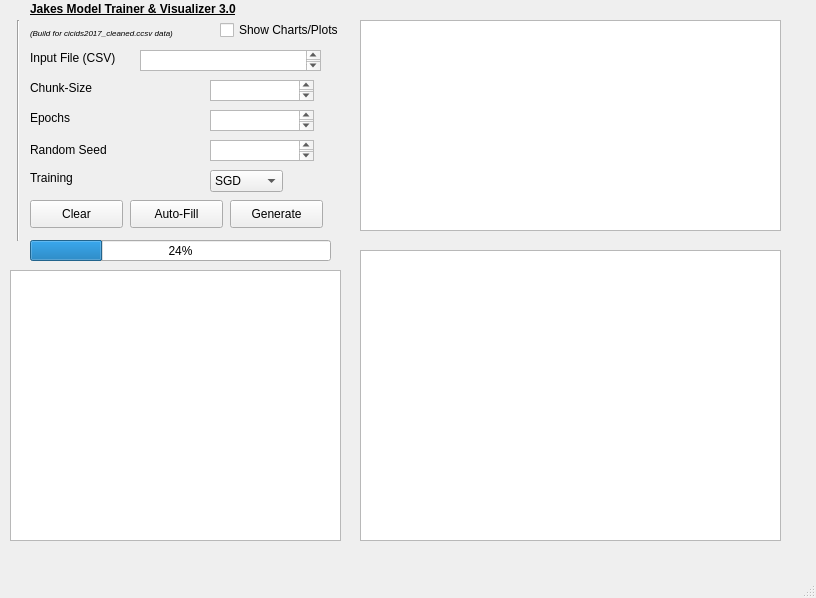
<?xml version="1.0" encoding="UTF-8"?>
<ui version="4.0">
 <class>MainWindow</class>
 <widget class="QMainWindow" name="MainWindow">
  <property name="geometry">
   <rect>
    <x>0</x>
    <y>0</y>
    <width>816</width>
    <height>598</height>
   </rect>
  </property>
  <property name="windowTitle">
   <string>MainWindow</string>
  </property>
  <widget class="QWidget" name="centralwidget">
   <widget class="QPlainTextEdit" name="user_file_input">
    <property name="geometry">
     <rect>
      <x>140</x>
      <y>50</y>
      <width>181</width>
      <height>21</height>
     </rect>
    </property>
   </widget>
   <widget class="QComboBox" name="user_training">
    <property name="geometry">
     <rect>
      <x>210</x>
      <y>170</y>
      <width>73</width>
      <height>22</height>
     </rect>
    </property>
    <item>
     <property name="text">
      <string>SGD</string>
     </property>
    </item>
   </widget>
   <widget class="QPlainTextEdit" name="user_chunks_input">
    <property name="geometry">
     <rect>
      <x>210</x>
      <y>80</y>
      <width>104</width>
      <height>21</height>
     </rect>
    </property>
   </widget>
   <widget class="QPlainTextEdit" name="user_enochs_input">
    <property name="geometry">
     <rect>
      <x>210</x>
      <y>110</y>
      <width>104</width>
      <height>21</height>
     </rect>
    </property>
   </widget>
   <widget class="QPlainTextEdit" name="user_randomseed_input">
    <property name="geometry">
     <rect>
      <x>210</x>
      <y>140</y>
      <width>104</width>
      <height>21</height>
     </rect>
    </property>
   </widget>
   <widget class="QLabel" name="label">
    <property name="geometry">
     <rect>
      <x>30</x>
      <y>50</y>
      <width>91</width>
      <height>16</height>
     </rect>
    </property>
    <property name="text">
     <string>Input File (CSV)</string>
    </property>
   </widget>
   <widget class="QLabel" name="label_3">
    <property name="geometry">
     <rect>
      <x>30</x>
      <y>80</y>
      <width>101</width>
      <height>16</height>
     </rect>
    </property>
    <property name="text">
     <string>Chunk-Size</string>
    </property>
   </widget>
   <widget class="QLabel" name="label_4">
    <property name="geometry">
     <rect>
      <x>30</x>
      <y>110</y>
      <width>55</width>
      <height>16</height>
     </rect>
    </property>
    <property name="text">
     <string>Epochs</string>
    </property>
   </widget>
   <widget class="QLabel" name="label_5">
    <property name="geometry">
     <rect>
      <x>30</x>
      <y>140</y>
      <width>101</width>
      <height>20</height>
     </rect>
    </property>
    <property name="text">
     <string>Random Seed</string>
    </property>
   </widget>
   <widget class="QLabel" name="label_6">
    <property name="geometry">
     <rect>
      <x>30</x>
      <y>170</y>
      <width>55</width>
      <height>16</height>
     </rect>
    </property>
    <property name="text">
     <string>Training</string>
    </property>
   </widget>
   <widget class="QPushButton" name="generate_button">
    <property name="geometry">
     <rect>
      <x>230</x>
      <y>200</y>
      <width>93</width>
      <height>28</height>
     </rect>
    </property>
    <property name="text">
     <string>Generate</string>
    </property>
   </widget>
   <widget class="QGraphicsView" name="graphics_window">
    <property name="geometry">
     <rect>
      <x>360</x>
      <y>250</y>
      <width>421</width>
      <height>291</height>
     </rect>
    </property>
   </widget>
   <widget class="QTextBrowser" name="event_view_window">
    <property name="geometry">
     <rect>
      <x>360</x>
      <y>20</y>
      <width>421</width>
      <height>211</height>
     </rect>
    </property>
   </widget>
   <widget class="QTextBrowser" name="results_window">
    <property name="geometry">
     <rect>
      <x>10</x>
      <y>270</y>
      <width>331</width>
      <height>271</height>
     </rect>
    </property>
   </widget>
   <widget class="QPushButton" name="autofill_button">
    <property name="geometry">
     <rect>
      <x>130</x>
      <y>200</y>
      <width>93</width>
      <height>28</height>
     </rect>
    </property>
    <property name="text">
     <string>Auto-Fill</string>
    </property>
   </widget>
   <widget class="Line" name="line">
    <property name="geometry">
     <rect>
      <x>10</x>
      <y>20</y>
      <width>16</width>
      <height>221</height>
     </rect>
    </property>
    <property name="orientation">
     <enum>Qt::Vertical</enum>
    </property>
   </widget>
   <widget class="QPushButton" name="clear_button">
    <property name="geometry">
     <rect>
      <x>30</x>
      <y>200</y>
      <width>93</width>
      <height>28</height>
     </rect>
    </property>
    <property name="text">
     <string>Clear</string>
    </property>
   </widget>
   <widget class="QProgressBar" name="progressBar">
    <property name="geometry">
     <rect>
      <x>30</x>
      <y>240</y>
      <width>301</width>
      <height>21</height>
     </rect>
    </property>
    <property name="value">
     <number>24</number>
    </property>
   </widget>
   <widget class="QLabel" name="label_2">
    <property name="geometry">
     <rect>
      <x>30</x>
      <y>0</y>
      <width>331</width>
      <height>41</height>
     </rect>
    </property>
    <property name="text">
     <string>&lt;html&gt;&lt;head/&gt;&lt;body&gt;&lt;p&gt;&lt;span style=&quot; font-weight:600; text-decoration: underline;&quot;&gt;Jakes Model Trainer &amp;amp; Visualizer 3.0&lt;/span&gt;&lt;span style=&quot; font-size:6pt;&quot;/&gt;&lt;/p&gt;&lt;p&gt;&lt;span style=&quot; font-size:6pt; font-style:italic;&quot;&gt;(Build for cicids2017_cleaned.ccsv data)&lt;/span&gt;&lt;/p&gt;&lt;/body&gt;&lt;/html&gt;</string>
    </property>
   </widget>
   <widget class="QCheckBox" name="chartscheckbox">
    <property name="geometry">
     <rect>
      <x>220</x>
      <y>20</y>
      <width>141</width>
      <height>20</height>
     </rect>
    </property>
    <property name="text">
     <string>Show Charts/Plots</string>
    </property>
   </widget>
  </widget>
  <widget class="QMenuBar" name="menubar">
   <property name="geometry">
    <rect>
     <x>0</x>
     <y>0</y>
     <width>816</width>
     <height>21</height>
    </rect>
   </property>
  </widget>
  <widget class="QStatusBar" name="statusbar"/>
 </widget>
 <resources/>
 <connections/>
</ui>
